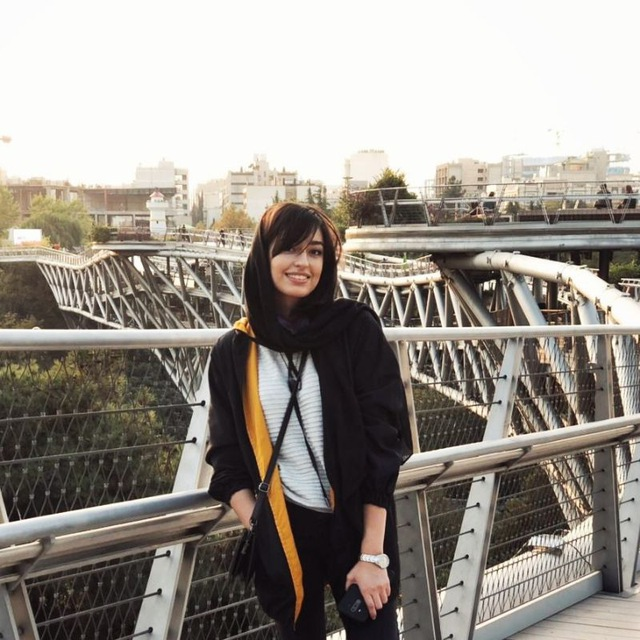
#> input picture Averaging Filter/yasi.jpg, 640 x 640 px, found by its file name
$ python grayscale_filter.py
#> lines starting #> are read from the running program, lines starting #| are printed output that depends on the picture; after the words box and inside, x2 and y2 are one past the last pixel; in counts of white or black regions, pixels touching at a corner belong together
#YasamanYazdandoost 9708193
import cv2  #library OpenCV

path = 'yasi.jpg' #orginal image

img = cv2.imread(path, 1) #flag=1 : colorful image
#> img is the input picture: shape (640, 640, 3); mean B, G, R 139.4, 146.9, 153.3
cv2.imshow('ColorFul Image', img)
cv2.waitKey(2000)
cv2.destroyAllWindows()

grayImage = cv2.imread(path, 0) #flag=0 : grayscale image
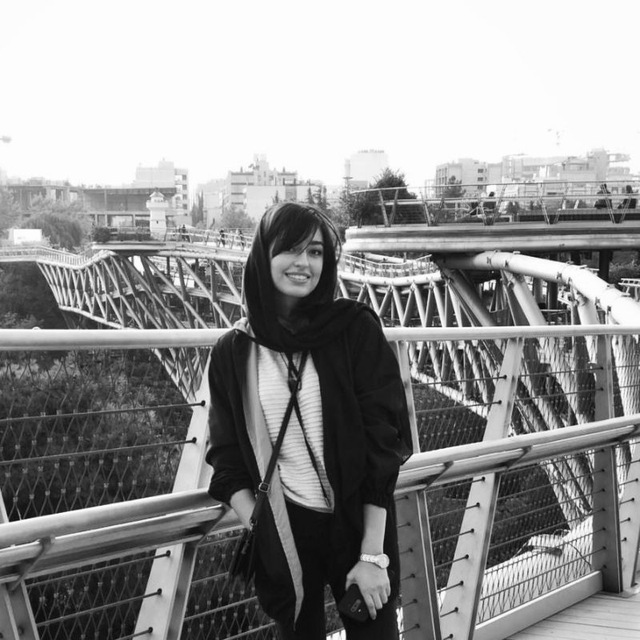
#> grayImage: shape (640, 640); min 0, max 255, mean 148
cv2.imshow('GrayScale Image', grayImage)
cv2.imwrite('yasi_grayscale.jpg', grayImage)
cv2.waitKey(2000)
cv2.destroyAllWindows()

(thresh, binaryImg) = cv2.threshold(grayImage, 127, 255, cv2.THRESH_BINARY)
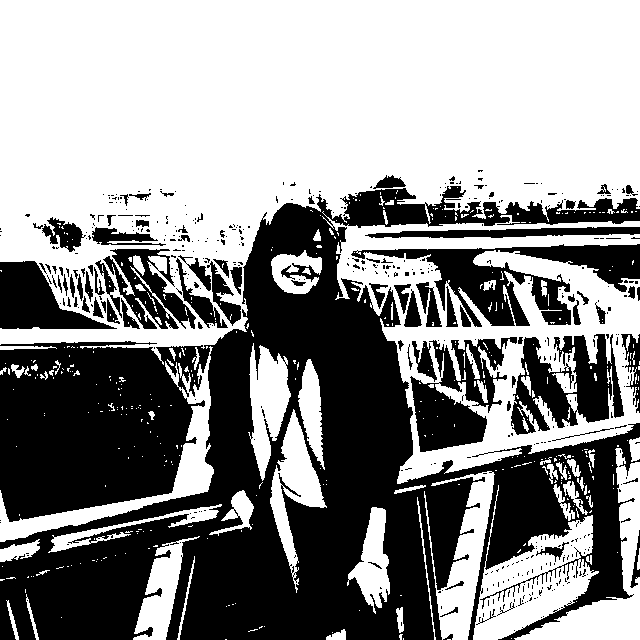
#> binaryImg: shape (640, 640); 56% white; 463 black regions (379 under 20 px), largest, box (x1, y1, x2, y2) and area: (0, 186, 640, 640) 138294, (351, 244, 640, 327) 8878, (511, 334, 624, 435) 6252
cv2.imshow('Binary Image', binaryImg)
cv2.imwrite('yasi_binary.jpg', binaryImg)
cv2.waitKey(2000)
cv2.destroyAllWindows()
